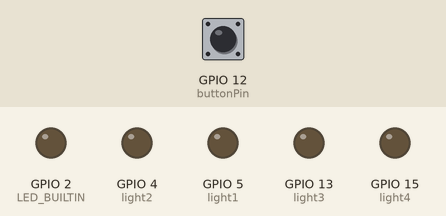
Recording of a sketch running on a simulated ESP8266 (NodeMCU). Parts: output pins drawn as LEDs (lit = HIGH, except the on-board LED, lit = LOW). Dashed ring = blinking. The test bench sets the inputs (shaded band); at power-on: GPIO 12 (buttonPin) HIGH. WiFi joins after 1.5 s; servers stay silent unless stated; what the sketch prints to the serial monitor is not drawn.

Above: at 4.9 s.
5.0 s: GPIO 12 (buttonPin) pulled LOW for 0.15 s
At 5.15 s:
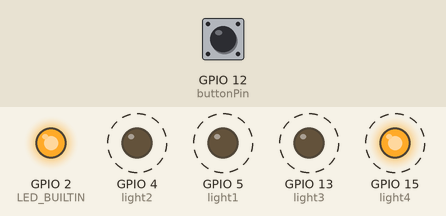
6.8 s: GPIO 12 (buttonPin) pulled LOW for 1 s
At 8.4 s:
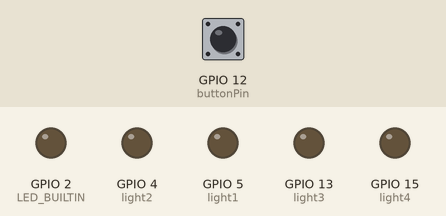
9.3 s: GPIO 12 (buttonPin) pulled LOW for 3.2 s
At 9.77 s:
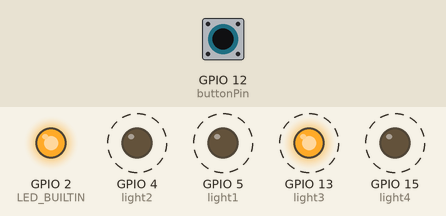
Timing chart, 0 to 14.3 s (numbered marks = the images above; inputs shaded):
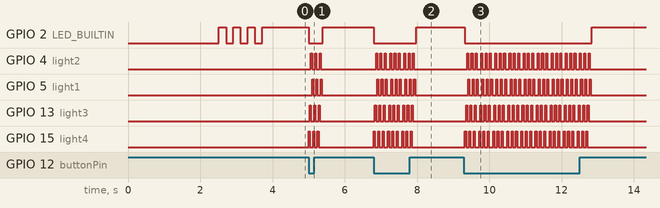

The sketch:

esp8266_webhook_button.ino
```cpp
#include <ESP8266WiFi.h>

const char* ssid = "networkName-IoT";
// Plain text password
const char* password = "networkPassword";

// Hostname only, no scheme, no path
const char* host = "subdomain.domain.tld";
const int port = 80;

int request_count = 0;

String urlPath = "/";
String data = "{\"device_id\": \"3BcknMPZG6\"}";

// Use WiFiClient class to create TCP connections
WiFiClient client;

int buttonState = HIGH;
int previousState = LOW;

const int buttonPin = 12;
const int light1 = 5;
const int light2= 4;
const int light3= 13;
const int light4 = 15;
const int lights[] = {light1, light2, light3, light4};

void setup() {
  Serial.begin(115200);
  delay(10);
  pinMode(LED_BUILTIN, OUTPUT);
  pinMode(light1, OUTPUT);
  pinMode(light2, OUTPUT);
  pinMode(light3, OUTPUT);
  pinMode(light4, OUTPUT);
  pinMode(buttonPin, INPUT_PULLUP);
  Serial.println();
  Serial.println();
  Serial.print("Connecting to ");
  Serial.println(ssid);

  /* Explicitly set the ESP8266 to be a WiFi-client. Otherwise by default, it
    would try to act as both a client and an access-point and could cause
    network-issues with other WiFi-devices on the network. */
  WiFi.mode(WIFI_STA);
  WiFi.begin(ssid, password);

  while (WiFi.status() != WL_CONNECTED) {
   delay(500);
   Serial.print(".");
  }

  Serial.println("");
  Serial.println("WiFi connected");
  Serial.println("IP address: ");
  Serial.println(WiFi.localIP());
  delay(1000);
  cycle_led();
}

void cycle_led() {
  int count = 3;
  digitalWrite(LED_BUILTIN, HIGH);
  for (int i = count; i > 0; i--) {
    delay(200);
    digitalWrite(LED_BUILTIN, LOW);
    delay(200);
    digitalWrite(LED_BUILTIN, HIGH);
  }
}

void cycle_colors() {
  int count = 3;
  for (int i = count; i > 0; i--) {
    for (int light_index = 3; light_index >= 0; light_index--) {
      digitalWrite(lights[light_index], HIGH);
      delay(30);
      digitalWrite(lights[light_index], LOW);
    }
  }
}

void loop() {
  // Rough debounce to reduce state transition noise
  delay(30);
  buttonState = digitalRead(buttonPin);

  // Handle button state transitions
  if (previousState == HIGH && buttonState == LOW) {
    previousState = LOW;
    ++request_count;
    Serial.print("Send request: ");
    Serial.println(request_count);

    // send_request();
    digitalWrite(LED_BUILTIN, LOW);
    cycle_colors();
  } else if (previousState == LOW && buttonState == HIGH) {
    previousState = HIGH;
    digitalWrite(LED_BUILTIN, HIGH);

  // Continue cycling lights if the button is still pressed
  } else if (previousState == LOW && buttonState == LOW) {
    cycle_colors();
  }
}

void send_request() {
  Serial.print("Seconds up: ");
  Serial.println(int(millis() / 1000));
  Serial.print("Available: ");
  Serial.println(client.available());
  Serial.print("Boolean: ");
  Serial.println(!client.available());
  Serial.print("Connected: ");
  Serial.println(client.connected());

  if (!client.connected()) {
    Serial.print("connecting to ");
    Serial.println(host);

    if (!client.connect(host, port)) {
      Serial.println("connection failed");
      return;
    }
  }

  Serial.println(request_count);
  Serial.print("Requesting URL: ");
  Serial.println(urlPath);

  // Send request to the server
  client.print(String("GET ") + urlPath + " HTTP/1.1\r\n" +
    "Host: " + host + "\r\n" +
    "Connection: keep-alive\r\n"
    "Content-Type: application/json\r\n" +
    "Content-Length: " + data.length() + "\r\n"
    + data + "\n"
  );

  unsigned long timeout = millis();
  while (client.available() == 0) {
    if (millis() - timeout > 5000) {
      Serial.println(">>> Client Timeout !");
      client.stop();
      return;
    }
  }

  // Read all the response lines from server and print them to Serial
  while(client.available()){
    String line = client.readStringUntil('\r');
    Serial.print(line);
  }

  Serial.println("closing connection");
  Serial.println();
}
```

Measured:
- after the input at 5.0 s, GPIO 2 (LED_BUILTIN): HIGH → LOW at once, → HIGH 0.39 s later; GPIO 4 (light2): alternates HIGH for 0.03 s and LOW for 0.09 s, 6 changes in all, then stays LOW, starting after 0.06 s
- after the input at 6.8 s, GPIO 2 (LED_BUILTIN): HIGH → LOW at once, → HIGH 1.2 s later; GPIO 4 (light2): alternates HIGH for 0.03 s and LOW for 0.09 s, 18 changes in all, then stays LOW, starting after 0.07 s
- after the input at 9.3 s, GPIO 2 (LED_BUILTIN): HIGH → LOW at once, → HIGH 3.5 s later; GPIO 4 (light2): alternates HIGH for 0.03 s and LOW for 0.09 s, 54 changes in all, then stays LOW, starting after 0.09 s
